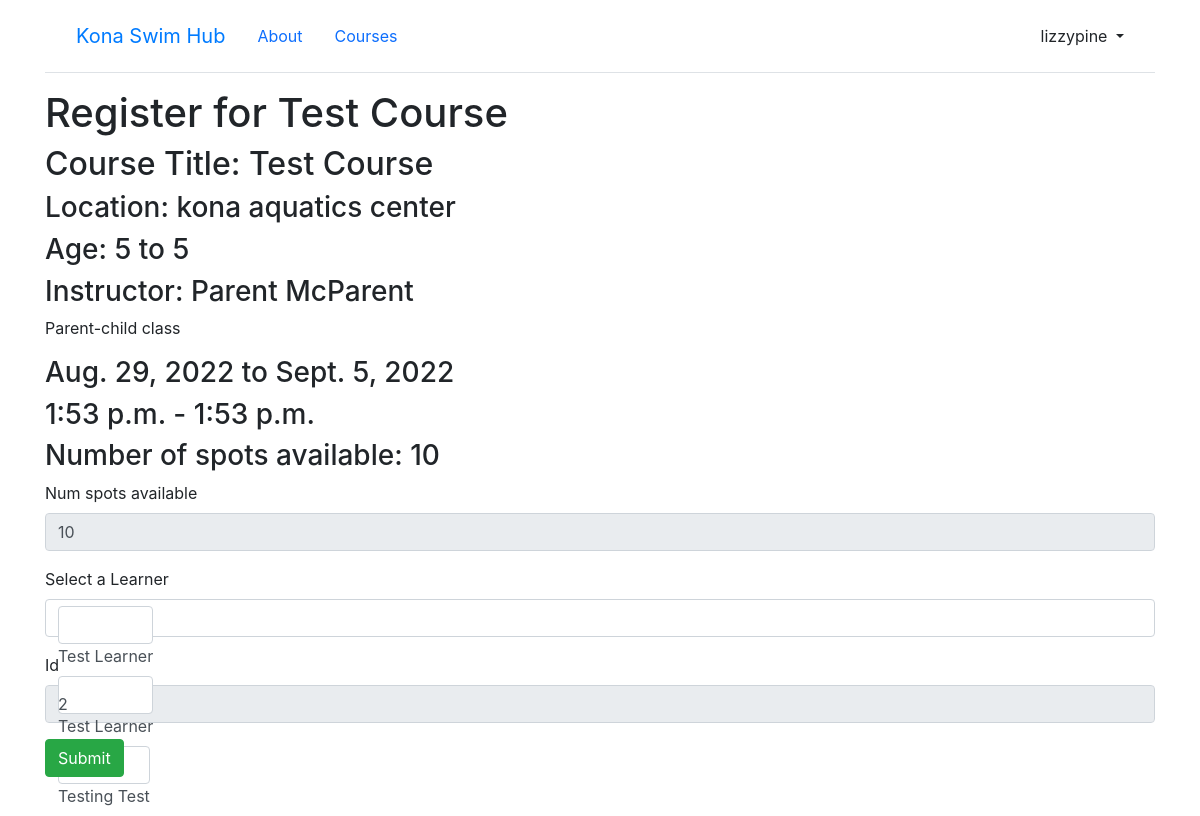
The app's page /lessons/course_registration/2 (signed in), older data.
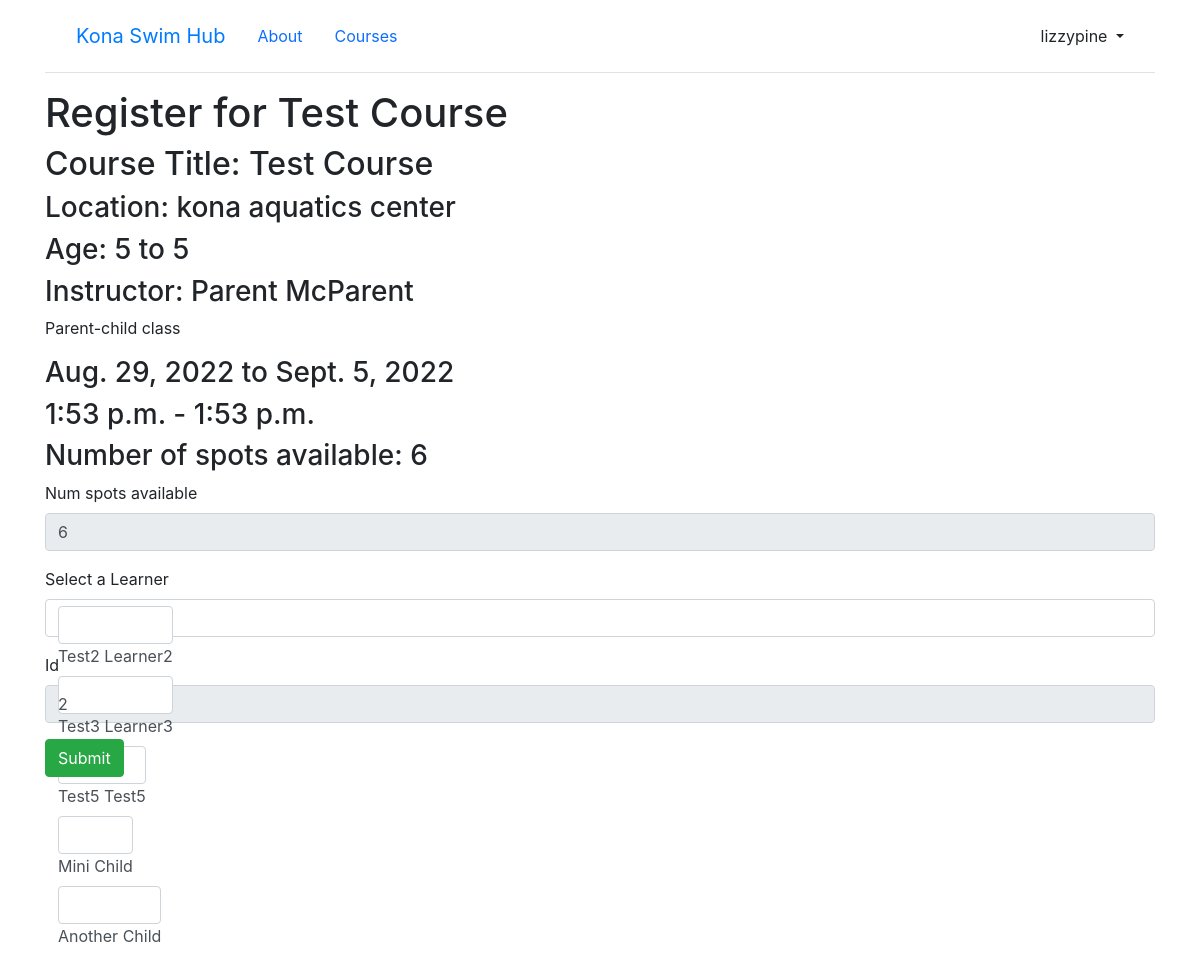
The same page, newer data.
### lessons/models.py (models this page shows, shortened)
class Course(models.Model):
    course_instructor = models.ForeignKey(CustomUser, on_delete=models.CASCADE, null=True) # Check this: When User is deleted, also delete the Course.
    course_title = models.CharField(max_length=100, default=None)
    course_description = models.CharField(max_length=250)
    course_age_range_min = models.IntegerField(null=True)
    course_age_range_max = models.IntegerField(null=True)
    course_location = models.CharField(max_length=100)
    course_start_date = models.DateField(help_text="Enter the date this course will begin.")
    course_end_date = models.DateField(help_text="Enter the date this course will end.")
    course_day_of_week = models.CharField(max_length=100)
    course_start_time = models.TimeField(help_text="Enter the start time for this course (e.g., 01:00 PM)")
    course_end_time = models.TimeField(help_text="Enter the end time for this course (e.g., 02:00 PM)")
    num_spots_available = models.IntegerField()
    learner_on_roster = models.ManyToManyField(to=Learner, related_name="learners", default=1, blank=True)

### accounts/models.py (models this page shows)
class CustomUser(AbstractUser):
    email = models.EmailField(max_length=200)
    password = models.CharField(max_length=200)
    first_name = models.CharField(max_length = 100)
    last_name = models.CharField(max_length = 100)
    is_instructor = models.BooleanField(default=False)
    course_created = models.ForeignKey('lessons.Course', null=True, on_delete=models.CASCADE)
    def __str__(self):
        return self.first_name[:50] + " " + self.last_name[:50]

### lessons/views.py (the view, shortened to what this page needs)
# urls.py: path("course_registration/<int:pk>", RegisterLearner.as_view(), name="course_registration"),
class RegisterLearner(LoginRequiredMixin, UpdateView):
    form_class = CourseRegistrationForm
    model = Course
    template_name = 'course_registration.html'
    success_url = '../../accounts/mylearners'
    def get_form_kwargs(self):
        kwargs = super(RegisterLearner, self).get_form_kwargs()
        kwargs['request'] = self.request
        return kwargs

### lessons/forms.py
class CourseRegistrationForm(forms.ModelForm):
    def __init__(self, *args, **kwargs):
        self.request = kwargs.pop('request')
        super(CourseRegistrationForm, self).__init__(*args, **kwargs)
        self.fields['learner'].queryset = Learner.objects.filter(
        associated_with_user=self.request.user)
    class Meta:
        model = Course
        fields = ['id', 'learner_on_roster', 'num_spots_available']
        exclude = ['course_instructor', 'learner_on_roster', 'course_title', 'course_description', 'course_age_range_min', 'course_age_range_max',
            'course_location', 'course_start_date', 'course_end_date', 'course_day_of_week', 'course_start_time', 'course_end_time']
    learner = forms.ModelChoiceField(
        label='Select a Learner',
        queryset=Learner.objects.order_by('first_name'),
        widget=forms.RadioSelect,
        required=True,
    )
    num_spots_available = forms.CharField(
        widget=forms.TextInput(attrs={'readonly':'readonly'})
    )
    id = forms.CharField(
        widget=forms.TextInput(attrs={'readonly':'readonly'})
    )

### accounts/models.py (called while the page is built)
    def __str__(self):
        return self.first_name[:50] + " " + self.last_name[:50]

### templates/course_registration.html (shortened to what this page needs)
{% extends "base.html" %}
{% block content %}
{% load bootstrap4 %}
{% bootstrap_css %}
<body>
  <h1>Register for {{ course.course_title }} </h1>
  <h2> Course Title: {{ course.course_title }} </h2>
  <h3> Location: {{ course.course_location }} </h3>
  <h3> Age: {{ course.course_age_range_min }} to {{ course.course_age_range_max }} </h3>
  <h3> Instructor: {{ course.course_instructor }} </h3>
  <p> {{ course.course_description }} </p>
  <h3> {{ course.course_start_date }} to {{ course.course_end_date }} </h3>
  <h3> {{ course.course_start_time }} - {{ course.course_end_time }} </h3>
  <h3> Number of spots available: {{ course.num_spots_available }} </h3>
  <form action="" method="post">
    {% bootstrap_form form %}
    <input type="Submit" class="btn btn-success">
  </form>
</body>
{% endblock content %}

Row changes from the older to the newer data that the page shows:
changed Course "Test Course": num_spots_available "10" → "6"
changed Learner: first_name "Test" → "Test2" (drawn)
Text that changed along with them:
form field learner: "☐ Test Learner ☐ Test Learner" → "☐ Test2 Learner2 ☐ Test3 Learner3 ☐ Mini Child ☐ Another Child"
text no longer shown: "Num spots available Select a Learner Test Learner Test Learner Testing Test Id"
text now shown: "Num spots available Select a Learner Test2 Learner2 Test3 Learner3 Test5 Test5 Mini Child Another Child Id"
